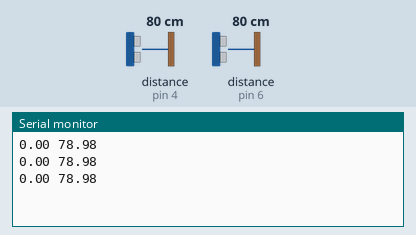
A sketch run on a simulated Arduino Uno, built with avr-gcc and run on an emulated ATmega328P. Shown: the last lines printed to the serial monitor. Wiring (inferred from the names in the program): 2 × ultrasonic range finder: trigger pin 5, echo pin 4 / trigger pin 7, echo pin 6. The inputs (shaded band) are chosen by the test bench; at power-on: distance to the obstacle (sensors on pin 4, pin 6) 80 cm. The echo pulse lasts 58.3 µs per cm.

Above: at 1.2 s.
1.3 s: distance to the obstacle (sensor on pin 4) set to 2 cm
At 1.91 s:
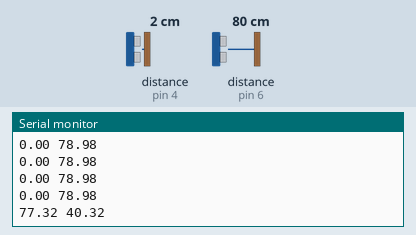
2.8 s: distance to the obstacle (sensor on pin 6) set to 250 cm
At 3.14 s:
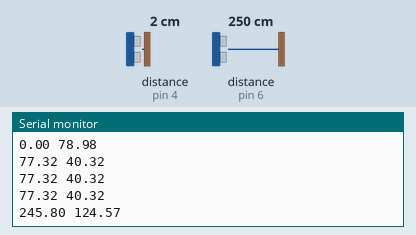
5.8 s: distance to the obstacle (sensor on pin 4) set to 4 cm
At 6.06 s:
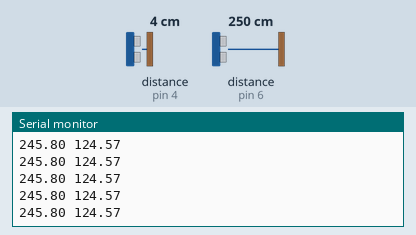
7.3 s: distance to the obstacle (sensor on pin 6) set to 2 cm
At 7.3 s:
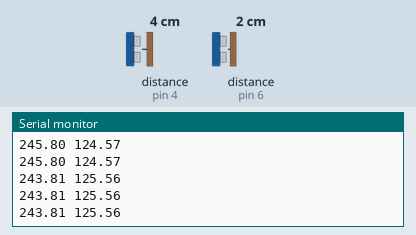
Timing chart, 0 to 9.8 s (numbered marks = the images above; inputs shaded):
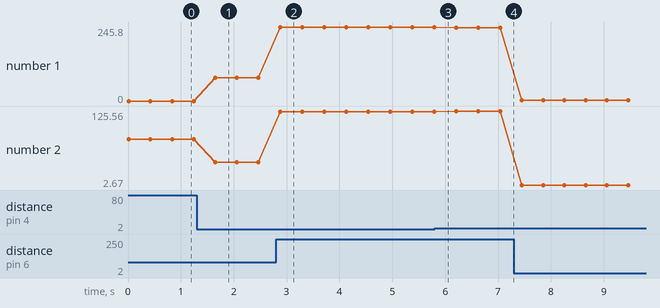

The sketch:

setup.ino
```cpp
    int SenseTrig1=7;
    int SenseEcho1=6;
    int SenseTrig2=5;
    int SenseEcho2=4;
void setup() {
  // put your setup code here, to run once:
    Serial.begin(9600);
    pinMode(SenseTrig1, OUTPUT);
    pinMode(SenseEcho1, INPUT);
    pinMode(SenseTrig2, OUTPUT);
    pinMode(SenseEcho2, INPUT);
}

void loop() {
    long duration1, duration2;
    float distanceCm1, distanceCm2;
    digitalWrite(SenseTrig1, LOW);
    delayMicroseconds(2);
    digitalWrite(SenseTrig2, LOW);
    delayMicroseconds(2);
    digitalWrite(SenseTrig1, HIGH);
    delayMicroseconds(10);
    digitalWrite(SenseTrig1, LOW);
    duration1 = pulseIn(SenseEcho1, HIGH);
    distanceCm1 = duration1 * 0.034 / 2;

    digitalWrite(SenseTrig2, HIGH);
    delayMicroseconds(10);
    digitalWrite(SenseTrig2, LOW);
    duration2 = pulseIn(SenseEcho2, HIGH);
    distanceCm2 = duration2 * 0.034 / 2;
    float averageD = (distanceCm1+distanceCm2)/2;
    Serial.print(abs(distanceCm2 - distanceCm1));
    Serial.print(" ");
  // Print the average (reoved (char) so you see the actual number)
    Serial.println(averageD);
    delay(400);
  // put your main code here, to run repeatedly:

}
```

Measured:
- after the input at 1.3 s, the serial monitor: prints a new line after 0.35 s (image 1)
- after the input at 2.8 s, the serial monitor: prints a new line after 0.08 s (image 2)
- plotted number 1: 0 → 77.32 after the input at 1.3 s, 77.32 → 245.8 after the input at 2.8 s, 245.8 → 243.81 after the input at 5.8 s, 243.81 → 1.97 after the input at 7.3 s
- plotted number 2: 78.98 → 40.32 after the input at 1.3 s, 40.32 → 124.57 after the input at 2.8 s, 124.57 → 125.56 after the input at 5.8 s, 125.56 → 2.67 after the input at 7.3 s
